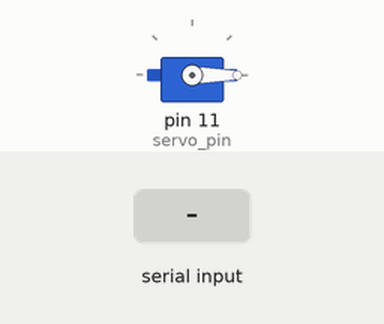
Recording of a sketch running on a simulated Arduino Uno, built with avr-gcc and run on an emulated ATmega328P. On the bench: servo. The inputs (shaded band) are chosen by the test bench.

Above: at 1.2 s.
1.3 s: "90,45\n" received over Serial
At 1.76 s:
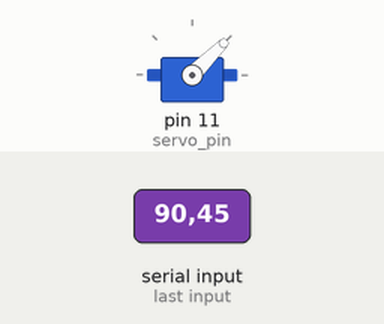
4.3 s: "30,150\n" received over Serial
At 5.76 s:
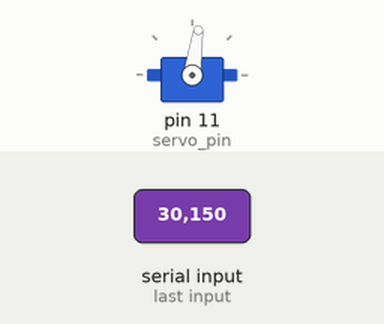
7.3 s: "200\n" received over Serial
At 9.99 s:
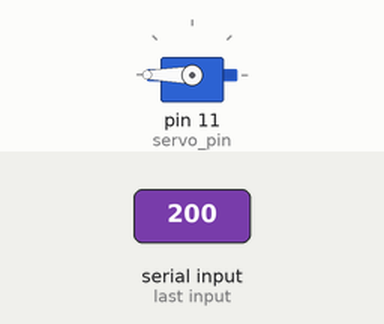
Timing chart, 0 to 13.5 s (numbered marks = the images above; inputs shaded):
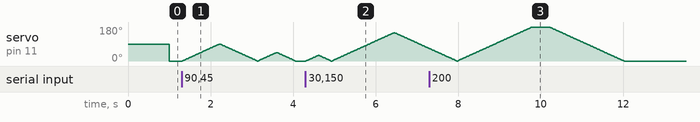

The sketch:

user_input_mini_servo.ino
```cpp
#include<Servo.h>
int servo_pin=11;
Servo miniservo;
int i=0;
int angle;
void setup() {
  // put your setup code here, to run once:
  miniservo.attach(servo_pin);
  Serial.begin(9600);
}

void loop() {
  // put your main code here, to run repeatedly:
    angle=Serial.parseInt();
  for(i=0;i<=angle;i++)
  {
    miniservo.write(i);
    delay(10);
  }
    for(i=angle;i>=0;i--)
  {
    miniservo.write(i);
    delay(10);
  }
  }
```
